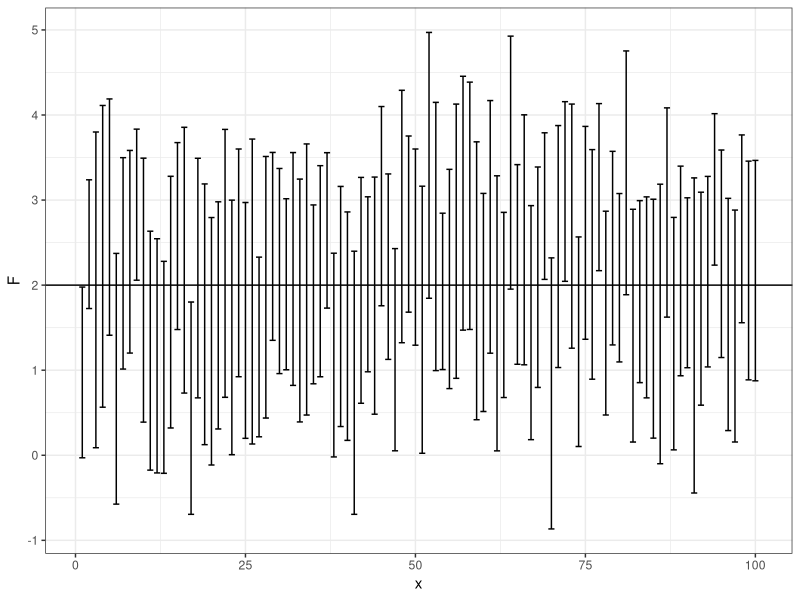
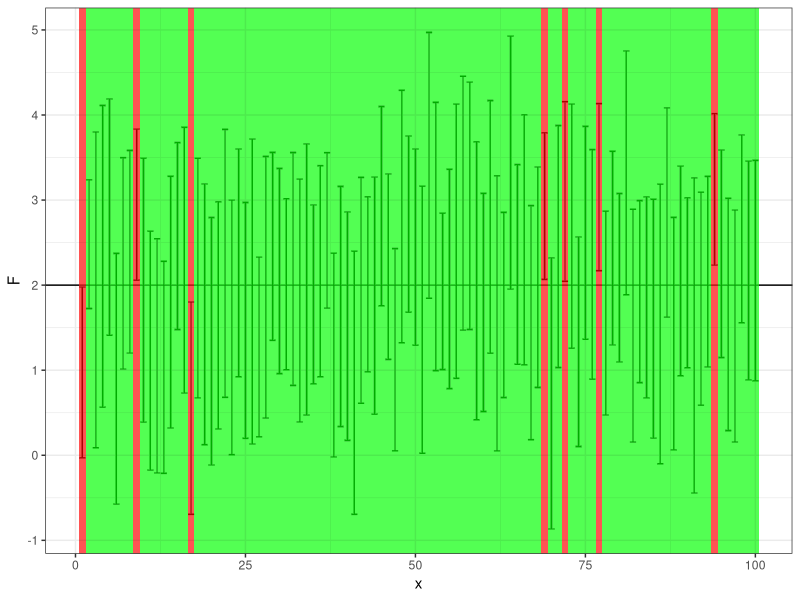

R code for these plots, in order:
library("ggplot2")
# 4.5

# Initalize parameters of the simulation and data structures
n <- 20
mu <- 2
sigma <- 3
N <- 100
z.975 <- qnorm(0.975)
inferior <- numeric(N)
superior <- numeric(N)

# Simulate N samples of N(mu, sigma) and compute confidence interval of the mean of the sample
for(i in 1:N) {
  
  # Simulate data
  x <- rnorm(n, mu, sigma)
  
  # Compute mean value
  average <- mean(x)
  
  # Compute standard error of the mean
  sem <- sd(x)/sqrt(n)
  
  # Compute lower and upper bounds of the confidence interval
  inf <- average - z.975 * sem
  sup <- average + z.975 * sem
  
  # Store these values
  inferior[i] <- inf
  superior[i] <- sup
}

# Is the theoretical (actual) mean within the confidence interval?
result <- mu > inferior & mu < superior

# Plot results
# Generate data frame with data to feed to ggplot2 
df <- data.frame(x = 1:N,
                 F = rep(mu, N),
                 L = inferior,
                 U = superior,
                 R = result)

# Generate ggplot
p <- ggplot(df, aes(x = x, y = F)) +
  geom_hline(yintercept = mu) +
  geom_errorbar(aes(ymax = U, ymin = L)) +
  theme_bw()

p

# Add colors according to result
for(i in 1:N) {
  left <- i - 0.5
  right <- i + 0.5
  if(result[i]) {
    # If the mean is contained in the CI, give green background
    p <- p + geom_rect(aes(ymin= -Inf, ymax = Inf), fill = "green", xmin = left, xmax = right, alpha = 0.01)
  } else {
    # Else, give red background
    p <- p + geom_rect(aes(ymin= -Inf, ymax = Inf), fill = "red", xmin = left, xmax = right, alpha = 0.01)
  }
}

p